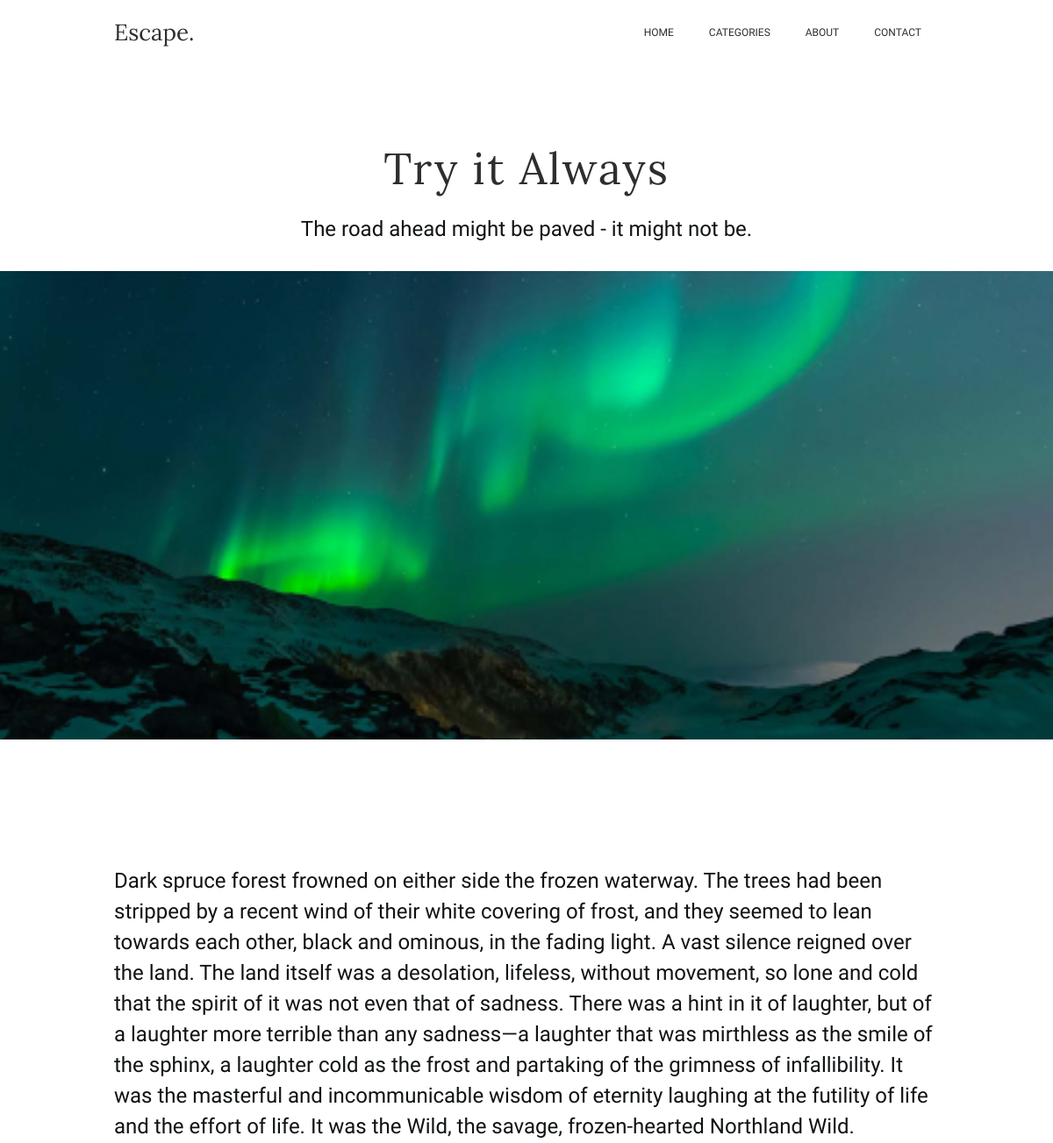
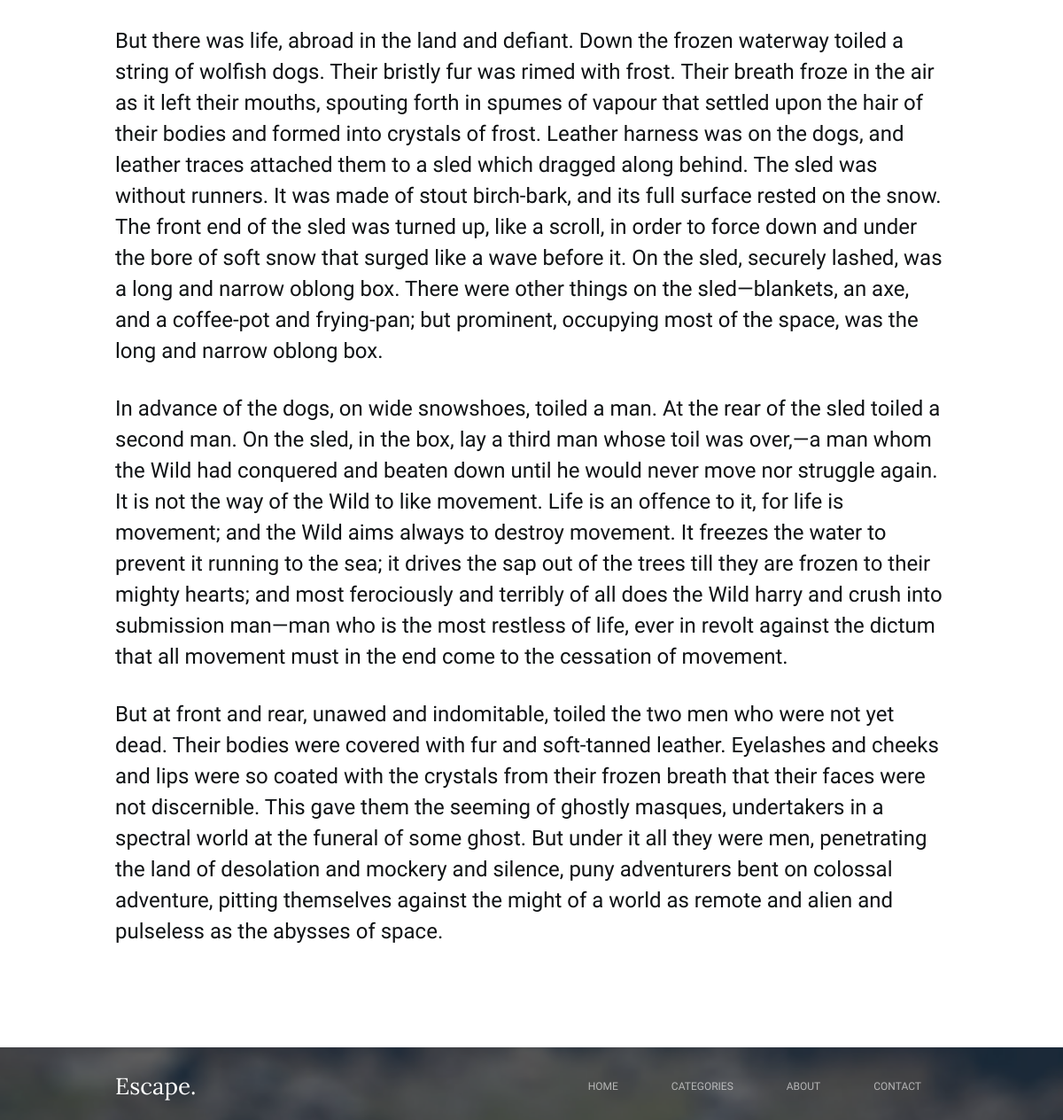
Screenshot of /post?id=11085483-ad88-4c4c-862a-f26fa70f692f with the database file from the repository (2 pictures, top to bottom).
### tables this page shows
CREATE TABLE post
(
    id           INT AUTO_INCREMENT PRIMARY KEY NOT NULL,
    uuid         VARCHAR(36)  NOT NULL,
    title        VARCHAR(255) NOT NULL,
    content      TEXT         NOT NULL,
    subtitle     VARCHAR(255) NOT NULL,
    image_url    VARCHAR(255) NOT NULL,
    image_alt    VARCHAR(255) NOT NULL,
    author_id    INT          NOT NULL,
    publish_date TIMESTAMP    NOT NULL,
    note         VARCHAR(255) NOT NULL,
    featured     TINYINT      NOT NULL,
    recent       TINYINT      NOT NULL,
    FOREIGN KEY (author_id) REFERENCES author (id) ON DELETE RESTRICT
);

### data/DataBaseProcessing.php (called while the page is built, shortened)
<?php
class DataBase
{
    protected function createDBConnection(): mysqli
    {
        $dataBaseConnection = new mysqli(self::HOST, self::USERNAME, self::PASSWORD, self::DATABASE, self::PORT);
        return $dataBaseConnection;
    }
    public function getPostById($id): array|null
    {
        $dataBaseConnection = $this->createDBConnection();
        $post = [];
        try {
            $result = $dataBaseConnection->query(SqlQuery::GET_POST_BY_ID . $dataBaseConnection->real_escape_string($id) . '"');
            $post = $result->fetch_assoc();
        } catch (Exception $error) {
            echo $error->getMessage();
        }
        return $post;
    }
}

### post.php (the view, shortened to what this page needs)
<?php
include './data/DataBaseProcessing.php';
$id = $_GET['id'];
$connectionDataBase = new DataBase();
$post = $connectionDataBase->getPostById($id);
?>
<!DOCTYPE html>
<html lang="ru">
<head>
    <link rel="stylesheet" href="styles/escape_page.css"/>
</head>
<body>
<?php include 'header.php'; ?>
<main class="main">
    <div class="main__container container">
        <h1 class="main__title"><?= $post['title'] ?? null ?></h1>
        <p class="main__subtitle"><?= $post['subtitle'] ?? null ?></p>
    </div>
    <img class="main__image" src="<?= $post['image_url'] ?? null ?>" alt="<?= $post['image_alt'] ?? null ?>"
         width="1440" height="534">
    <div class="main__text-content container">
        <?= $post['content'] ?? null ?>
    </div>
</main>
<?php include 'footer.php'; ?>
</body>
</html>

### styles/escape_page.css (style rules this page uses)
.main__text-content { margin-bottom: 113px; }
.main__title { margin-bottom: 20px; text-align: center; font: 50px 'Lora', sans-serif; letter-spacing: 2px; color: rgb(46, 46, 46); }
.main__subtitle { margin-bottom: 113px; text-align: center; font: 17px 'Oxygen', sans-serif; color: rgba(46, 46, 46, 0.63); }
.main__image { margin-bottom: 140px; width: 100%; object-fit: cover; }
.main p { margin-bottom: 30px; font: 24px/35px 'Oxygen', sans-serif; color: rgba(16, 19, 21); }

### styles/main.css (style rules this page uses)
* { margin: 0; padding: 0; box-sizing: border-box; }
* img { width: 100%; }
.container { margin: 0 auto; padding: 0 10px; max-width: 960px; }

### rows the page displays
post: title "Try it Always", subtitle "The road ahead might be paved - it might not be.", image_url (picture), content "Dark spruce forest frowned on either side the frozen waterway. The trees had been stripped by a recent wind of their white covering of frost, and they seemed to lean towards each other, black and ominous, in the fading light. A vast silence reigned over the land. The land itself was a desolation, lifeless, without movement, so lone and cold that the spirit of it was not even that of sadness. There was a hint in it of laughter, but of a laughter more terrible than any sadness—a laughter that was mirthless as the smile of the sphinx, a laughter cold as the frost and partaking of the grimness of infallibility. It was the masterful and incommunicable wisdom of eternity laughing at the futility…"
